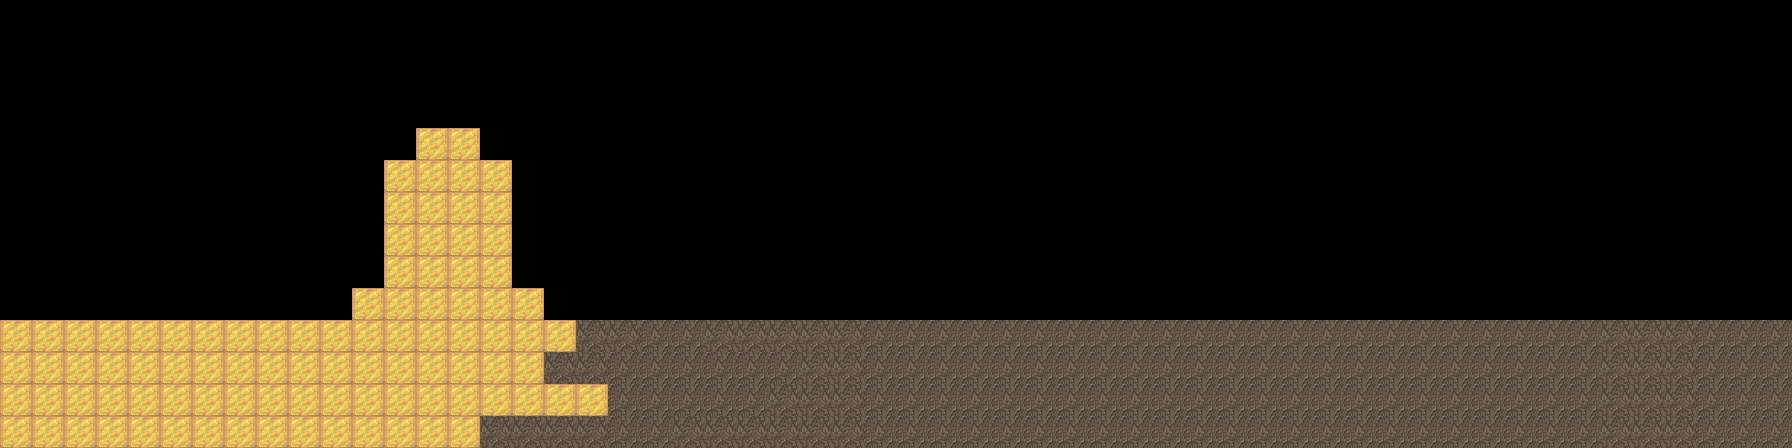

The image is a tile-based game level rendered from a .tmx file. Its description and complete source (layers, tilesets, objects, tile grids) follow:
An orthogonal 56x14 tile map with 32x32 px tiles, 1 tile layer (tile), 7 tilesets and 17 objects (8x dec, 5x dead_tree, tomb_place_of_death).

<map version="1.9" tiledversion="1.9.1" orientation="orthogonal" renderorder="right-down" width="56" height="14" tilewidth="32" tileheight="32" infinite="0" nextlayerid="12" nextobjectid="72">
 <properties>
  <property name="show_vb" type="bool" value="false" />
 </properties>
 <tileset firstgid="1" name="tile_earth" tilewidth="32" tileheight="32" tilecount="2" columns="2">
  <image source="../../assets/tile_earth.png" width="64" height="32" />
 </tileset>
 <tileset firstgid="3" name="dead_tree" tilewidth="100" tileheight="121" tilecount="1" columns="1">
  <image source="../../assets/dead_tree.png" width="100" height="121" />
 </tileset>
 <tileset firstgid="4" name="cemetery_gate" tilewidth="165" tileheight="104" tilecount="1" columns="1">
  <image source="../../assets/cemetery_gate.png" width="165" height="104" />
 </tileset>
 <tileset firstgid="5" name="tile_sand" tilewidth="32" tileheight="32" tilecount="1" columns="1">
  <image source="../../assets/tile_sand.png" width="32" height="32" />
 </tileset>
 <tileset firstgid="6" name="skeleton_sitting" tilewidth="30" tileheight="40" tilecount="1" columns="1">
  <image source="../../assets/skeleton_sitting.png" width="30" height="40" />
 </tileset>
 <tileset firstgid="7" name="tomb_place_of_death_i" tilewidth="45" tileheight="53" tilecount="1" columns="1">
  <image source="../../assets/tomb_place_of_death_i.png" width="45" height="53" />
 </tileset>
 <tileset firstgid="8" name="ghost_flipped" tilewidth="37" tileheight="70" tilecount="1" columns="1">
  <image source="../../assets/ghost_flipped1.png" width="37" height="70" />
 </tileset>
 <objectgroup id="2" name="object">
  <object id="63" class="dead_tree" gid="3" x="1385.33" y="321.5" width="100" height="121" />
  <object id="58" class="dead_tree" gid="3" x="992.5" y="320" width="100" height="121" />
  <object id="62" class="dead_tree" gid="3" x="1228.67" y="321.167" width="100" height="121" />
  <object id="57" class="dead_tree" gid="3" x="600" y="320" width="100" height="121" />
  <object id="56" class="dead_tree" gid="3" x="814" y="320" width="100" height="121" />
  <object id="64" class="dec" gid="6" x="1336.01" y="323.202" width="30" height="40" />
  <object id="51" class="tomb_place_of_death" gid="7" x="426" y="129" width="45" height="53" />
  <object id="52" class="dec" gid="6" x="661.667" y="321.333" width="30" height="40" />
  <object id="53" class="dec" gid="6" x="831.667" y="322.167" width="30" height="40" />
  <object id="55" class="dec" gid="4" x="-14" y="330" width="165" height="104" />
  <object id="59" class="dec" gid="6" x="1103" y="322.5" width="30" height="40" />
  <object id="60" class="dec" gid="6" x="1138" y="322.5" width="30" height="40" />
  <object id="61" class="dec" gid="6" x="1026.3" y="322.915" width="30" height="40" />
  <object id="66" class="dec" gid="8" x="1654" y="307" width="37" height="70" />
 </objectgroup>
 <objectgroup id="11" name="talk">
  <object id="67" x="1280" y="52" width="54.6667" height="267.333">
   <properties>
    <property name="msg">i;Hello?
ghost;It is dawn.
i;...
i;Where am I?
ghost;This is the place of eternal death.
ghost;No one can escape here.
plot;switch_bgm
ghost;You cannot either!;red
i;...
sound;thunder
i;Who knows? Death may be like a dream.
i;Anyway, I've seen the dawn.
plot;GoodEnding</property>
   </properties>
  </object>
  <object id="70" x="1" y="213" width="139" height="105">
   <properties>
    <property name="msg">i;The sun rises up.
i;It's still pretty dark in here, though</property>
   </properties>
  </object>
 </objectgroup>
 <objectgroup id="3" name="main_char">
  <object id="54" x="70" y="317">
   <point />
  </object>
 </objectgroup>
 <layer id="1" name="tile" width="56" height="14">
  <data encoding="csv">
0,0,0,0,0,0,0,0,0,0,0,0,0,0,0,0,0,0,0,0,0,0,0,0,0,0,0,0,0,0,0,0,0,0,0,0,0,0,0,0,0,0,0,0,0,0,0,0,0,0,0,0,0,0,0,0,
0,0,0,0,0,0,0,0,0,0,0,0,0,0,0,0,0,0,0,0,0,0,0,0,0,0,0,0,0,0,0,0,0,0,0,0,0,0,0,0,0,0,0,0,0,0,0,0,0,0,0,0,0,0,0,0,
0,0,0,0,0,0,0,0,0,0,0,0,0,0,0,0,0,0,0,0,0,0,0,0,0,0,0,0,0,0,0,0,0,0,0,0,0,0,0,0,0,0,0,0,0,0,0,0,0,0,0,0,0,0,0,0,
0,0,0,0,0,0,0,0,0,0,0,0,0,0,0,0,0,0,0,0,0,0,0,0,0,0,0,0,0,0,0,0,0,0,0,0,0,0,0,0,0,0,0,0,0,0,0,0,0,0,0,0,0,0,0,0,
0,0,0,0,0,0,0,0,0,0,0,0,0,5,5,0,0,0,0,0,0,0,0,0,0,0,0,0,0,0,0,0,0,0,0,0,0,0,0,0,0,0,0,0,0,0,0,0,0,0,0,0,0,0,0,0,
0,0,0,0,0,0,0,0,0,0,0,0,5,5,5,5,0,0,0,0,0,0,0,0,0,0,0,0,0,0,0,0,0,0,0,0,0,0,0,0,0,0,0,0,0,0,0,0,0,0,0,0,0,0,0,0,
0,0,0,0,0,0,0,0,0,0,0,0,5,5,5,5,0,0,0,0,0,0,0,0,0,0,0,0,0,0,0,0,0,0,0,0,0,0,0,0,0,0,0,0,0,0,0,0,0,0,0,0,0,0,0,0,
0,0,0,0,0,0,0,0,0,0,0,0,5,5,5,5,0,0,0,0,0,0,0,0,0,0,0,0,0,0,0,0,0,0,0,0,0,0,0,0,0,0,0,0,0,0,0,0,0,0,0,0,0,0,0,0,
0,0,0,0,0,0,0,0,0,0,0,0,5,5,5,5,0,0,0,0,0,0,0,0,0,0,0,0,0,0,0,0,0,0,0,0,0,0,0,0,0,0,0,0,0,0,0,0,0,0,0,0,0,0,0,0,
0,0,0,0,0,0,0,0,0,0,0,5,5,5,5,5,5,0,0,0,0,0,0,0,0,0,0,0,0,0,0,0,0,0,0,0,0,0,0,0,0,0,0,0,0,0,0,0,0,0,0,0,0,0,0,0,
5,5,5,5,5,5,5,5,5,5,5,5,5,5,5,5,5,5,1,1,2,2,1,1,1,1,1,2,2,2,2,2,2,2,2,2,2,2,2,2,2,2,2,2,2,2,2,2,2,2,1,1,1,2,2,2,
5,5,5,5,5,5,5,5,5,5,5,5,5,5,5,5,5,1,1,2,2,2,2,2,2,1,1,2,2,2,2,2,2,2,2,2,2,2,2,2,2,2,2,2,2,2,2,2,2,2,1,1,1,2,2,2,
5,5,5,5,5,5,5,5,5,5,5,5,5,5,5,5,5,5,5,2,2,2,2,2,1,1,1,2,2,2,2,2,2,2,2,2,2,2,2,2,2,2,2,2,2,2,2,2,2,2,1,1,1,2,2,2,
5,5,5,5,5,5,5,5,5,5,5,5,5,5,5,1,1,1,1,2,2,1,1,1,1,1,1,2,2,2,2,2,2,2,2,2,2,2,2,2,2,2,2,2,2,2,2,2,2,2,1,1,1,2,2,2
</data>
 </layer>
</map>